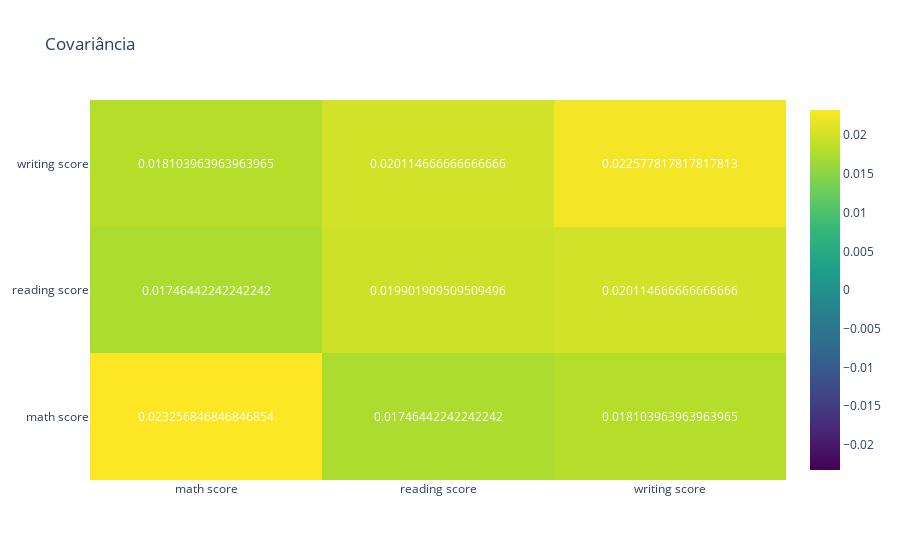

The code cell stored with this chart in its notebook:
### Code cell
covariance_matrix = np.cov([x, y, z])

heatmap_trace = go.Heatmap(z=covariance_matrix, x=['math score', 'reading score', 'writing score'], y=['math score', 'reading score', 'writing score'], colorscale='Viridis', zmid=0)

annotations = []
for i in range(len(covariance_matrix)):
    for j in range(len(covariance_matrix)):
        annotations.append(dict(x=i, y=j, text=covariance_matrix[j][i],
                                font=dict(color='white'), showarrow=False))

layout = go.Layout(title='Covariância', annotations=annotations)

fig = go.Figure(data=[heatmap_trace], layout=layout)

fig.show()

### Figure 1 — Plotly figure (JSON) as saved in the notebook; plotly's stock layout.template omitted (floating-point values rounded to 4 significant figures)
{"data": [{"colorscale": [[0, "#440154"], [0.1111, "#482878"], [0.2222, "#3e4989"], [0.3333, "#31688e"], [0.4444, "#26828e"], [0.5556, "#1f9e89"], [0.6667, "#35b779"], [0.7778, "#6ece58"], [0.8889, "#b5de2b"], [1, "#fde725"]], "type": "heatmap", "x": ["math score", "reading score", "writing score"], "y": ["math score", "reading score", "writing score"], "z": [[0.02326, 0.01746, 0.0181], [0.01746, 0.0199, 0.02011], [0.0181, 0.02011, 0.02258]], "zmid": 0}], "layout": {"annotations": [{"font": {"color": "white"}, "showarrow": false, "text": "0.023256846846846854", "x": 0, "y": 0}, {"font": {"color": "white"}, "showarrow": false, "text": "0.01746442242242242", "x": 0, "y": 1}, {"font": {"color": "white"}, "showarrow": false, "text": "0.018103963963963965", "x": 0, "y": 2}, {"font": {"color": "white"}, "showarrow": false, "text": "0.01746442242242242", "x": 1, "y": 0}, {"font": {"color": "white"}, "showarrow": false, "text": "0.019901909509509496", "x": 1, "y": 1}, {"font": {"color": "white"}, "showarrow": false, "text": "0.020114666666666666", "x": 1, "y": 2}, {"font": {"color": "white"}, "showarrow": false, "text": "0.018103963963963965", "x": 2, "y": 0}, {"font": {"color": "white"}, "showarrow": false, "text": "0.020114666666666666", "x": 2, "y": 1}, {"font": {"color": "white"}, "showarrow": false, "text": "0.022577817817817813", "x": 2, "y": 2}], "title": {"text": "Covariância"}}}
